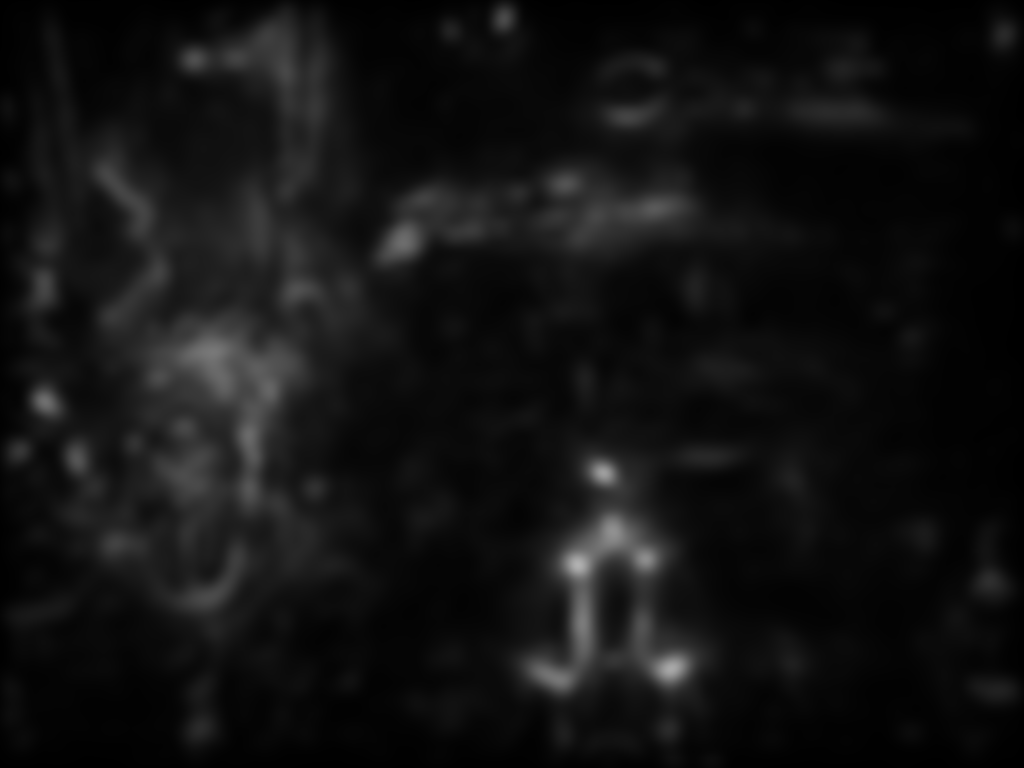
#> input picture PriorityMap.png, 1024 x 768 px
$ python MASC_demo.py
#> lines starting #> are read from the running program, lines starting #| are printed output that depends on the picture
### MASC_core.py

import numpy as np
from PIL import Image
import math
from scipy import signal

# Helper Functions
#  --------------------------------------------------------------------

# [8 lines left out: function coll2vis, not called in this run]


def gauss2D(shape,sigma):
    m,n = [(ss-1.)/2. for ss in shape]
    y,x = np.ogrid[-m:m+1,-n:n+1]
    h = np.exp( -(x*x + y*y) / (2.*sigma*sigma) )
    h[ h < np.finfo(h.dtype).eps*h.max() ] = 0
    sumh = h.sum()
    if sumh != 0:
        h /= sumh
    return h


# [5 lines left out: function frame_the_map, not called in this run]


# MASC core
#  --------------------------------------------------------------------

def MASC_core(priority_map, RETINA_PIXDEG, col_im_f, row_im_f):
    # input arguments:
	#     priority_map: Priority map
	#     RETINA_PIXDEG: The number of pixels in one degree visual angle of the visual display
	#     col_im_f: The column for the current fixation (x)
	#     row_im_f: The row for the current fixtion (y)
	# outputs:
	#     col_im_m: The column for the next fixation (x)
	#     row_im_m: The row for the next fixation (x)
	#     moto_Coll_framed: The activity map in the motor layer of the SC
	#     col_m_coll: the column coordiatne of the winning population in the SC motor map
	#     row_m_coll: the row coordiatne of the winning population in the SC motor map


	# Set parameters
    #  --------------------------------------------------------------------

    Visual_Point_Image = 1   #set this to zero if you want less avearging/blurring
    VISUAL_DIAMETER = 1.6  # mm
    VISUAL_SIGMA = .4  # mm
    Motor_Point_Image = 1
    MOTOR_DIAMETER = 2.4  # mm
    MOTOR_SIGMA = .6 #mm

    ave_across_Coll = 1

    # System Parameters - don't change
    RETINA_A = 3.0
    RETINA_BU = 1.4
    RETINA_BV = 1.8
    RETINA_FOVEA = 0.5
    map_w = int(640)
    map_h = 480
    PIX_MM = 76   # map_pixels per mm of SC

    im_size = priority_map.shape
    im_h = im_size[0]
    im_w = im_size[1]

    if (len(im_size) > 2):
        priority_map = np.mean(priority_map, axis=2)

    #  --------------------------------------------------------------------
    # read in maps and frames
    #  --------------------------------------------------------------------

    filt_v = gauss2D( (math.floor(VISUAL_DIAMETER*PIX_MM), math.floor(VISUAL_DIAMETER*PIX_MM)), math.floor(VISUAL_SIGMA*PIX_MM))
    filt_m = gauss2D( (math.floor(MOTOR_DIAMETER*PIX_MM),  math.floor(MOTOR_DIAMETER*PIX_MM)), math.floor(MOTOR_SIGMA*PIX_MM))

    across_Coll = np.load('across_coll.npy')
    mask_fill = np.array(Image.open('mask_fill.png'))
    SC_frame =np.array(Image.open('SC_frame.png'))
    SC_frame = SC_frame/np.max(SC_frame)

    x_sign = np.concatenate((np.ones((1,int(map_w/2))),np.negative(np.ones((1,int(map_w/2))))),axis=1)
    y_sign = 1

    # Project the priority map into SC
    #--------------------------------------------------------------------

    sal_project = np.zeros((map_h,map_w))
    sal_coll = np.zeros((map_h,map_w))
    col = np.array([i for i in range(map_w)])
    u = abs( ( col - math.floor(map_w/2) ) / PIX_MM )

    for row in range(map_h):
        v = ( ( map_h / 2 ) - row ) / PIX_MM
        [R,phi] = coll2vis(u,v)

        col_diff = np.int32( RETINA_PIXDEG* np.multiply(R , np.cos(phi)))
        row_diff = np.int32( RETINA_PIXDEG* np.multiply(R , np.sin(phi)))
        col_im = np.int32(col_im_f + np.multiply(x_sign , col_diff))
        row_im = np.int32(np.reshape(row_im_f + (y_sign * row_diff), (1,map_w)))

        acc_index = (row_im > 0) & (row_im < im_h ) & (col_im > 0) & (col_im < im_w ) & ( mask_fill[row,:] < 50 )
        sal_project[row][np.squeeze(acc_index)] = priority_map[ row_im[acc_index] , col_im[acc_index] ]


    # Applying visual point image
    #--------------------------------------------------------------------

    Visual_Point_Image = 1
    if(Visual_Point_Image == 1):
        sal_coll[:,0:int(map_w/2)] = signal.fftconvolve(sal_project[:,0:int(map_w/2)], filt_v, mode='same')
        sal_coll[:,int(map_w/2):map_w] = signal.fftconvolve(sal_project[:,int(map_w/2):map_w], filt_v, mode='same')
        sal_coll = np.multiply(sal_coll , ( mask_fill < 50 ) )
    else:
        sal_coll = np.multiply(sal_project , ( mask_fill < 50 ) )


    # check whether the map is completely empty
    if( np.max(sal_coll) == 0):
	    print('The saliency map is empty')
	    return


    # Applying Motor Point Image
    #--------------------------------------------------------------------

    moto_Coll = np.zeros((map_h,map_w))
    Rcoll = np.zeros((2*map_h,map_w))
    Lcoll = np.zeros((2*map_h,map_w))

    if(Motor_Point_Image == 1):
        if(ave_across_Coll):
            Lcoll[int(map_h/2):map_h+int(map_h/2) , 0:int(map_w/2)] = sal_coll[:,0:int(map_w/2)]
            Rcoll[int(map_h/2):map_h+int(map_h/2) , int(map_w/2):map_w] = sal_coll[:,int(map_w/2):map_w]
            moto_Lcoll = signal.fftconvolve(Lcoll, filt_m, mode='same')
            moto_Rcoll = signal.fftconvolve(Rcoll, filt_m, mode='same')

            for row in range(map_h):
                col =( mask_fill[row,0:int(map_w)] < 50) & np.squeeze((np.concatenate((np.ones((1,int(map_w/2)),dtype=int), \
                        np.zeros((1,int(map_w/2)),dtype=int)), axis = 1))>0)

                if any(col):
                    moto_Coll[row,col]= moto_Lcoll[row+int(map_h/2) , col] + \
                        moto_Rcoll[int(map_h/2) + across_Coll[row,col,0], across_Coll[row,col,1]]

                    col= ( mask_fill[row,0:int(map_w)] < 50) & np.squeeze((np.concatenate((np.zeros((1,int(map_w/2)),dtype=int), \
                        np.ones((1,int(map_w/2)),dtype=int)), axis = 1))>0)

                    moto_Coll[row,col]= moto_Rcoll[row+int(map_h/2) , col] + \
                        moto_Lcoll[int(map_h/2) + across_Coll[row,col,0], across_Coll[row,col,1]]

        else:  # ave_across_Coll = 0
            moto_Coll[:,0:int(map_w/2)] = signal.fftconvolve(sal_coll[:,0:int(map_w/2)], filt_m, mode='same')
            moto_Coll[:,int(map_w/2):map_w] = signal.fftconvolve(sal_coll[:,int(map_w/2):map_w], filt_m, mode='same')

    else: # Motor_Point_Image = 0
        moto_Coll = sal_coll

    moto_Coll = np.multiply(moto_Coll , ( mask_fill < 50 ) )


    # determine the next fixatoin point
    #--------------------------------------------------------------------

    argmax_ind = np.argmax(moto_Coll)
    [row_m, col_m] = np.unravel_index(argmax_ind, (map_h,map_w))

    if (mask_fill[row_m-1,col_m] == 255 or mask_fill[row_m-2,col_m] == 255 ):
        row_m = row_m + 2
    elif ( mask_fill[row_m+1,col_m] == 255 or mask_fill[row_m+2,col_m] == 255 ):
        row_m = row_m - 2


    # Convert back to image space
    u_m = abs( ( col_m - map_w/2 ) / PIX_MM )
    v_m = ( ( map_h / 2 ) - row_m ) / PIX_MM
    [R,phi] = coll2vis(u_m,v_m)

    col_diff = np.int32( RETINA_PIXDEG* np.multiply(R , np.cos(phi)))
    row_diff = np.int32( RETINA_PIXDEG* np.multiply(R , np.sin(phi)))
    col_im_m = np.int32(col_im_f + np.sign( map_w/2 - col_m ) * col_diff)
    row_im_m = row_im_f + row_diff

    col_im_m = np.clip(col_im_m,1, im_w-1)
    row_im_m = np.clip(row_im_m,1, im_h-1)

    #sal_Coll_framed = frame_the_map(sal_coll/np.max(sal_coll), SC_frame)
    #sal_project_framed = frame_the_map(sal_project/np.max(sal_project), SC_frame)
    moto_Coll_framed = frame_the_map(moto_Coll/np.max(moto_Coll), SC_frame)
    return col_im_m, row_im_m, moto_Coll_framed, col_m, row_m

### MASC_demo.py


# In[1]:


import numpy as np
from matplotlib import pyplot as plt
from PIL import Image
import math
import warnings
warnings.filterwarnings('ignore')

from MASC_core import MASC_core

# In[2]:

priority_map = np.double(np.array(Image.open('PriorityMap.png')))
priority_map = priority_map/np.max(priority_map)
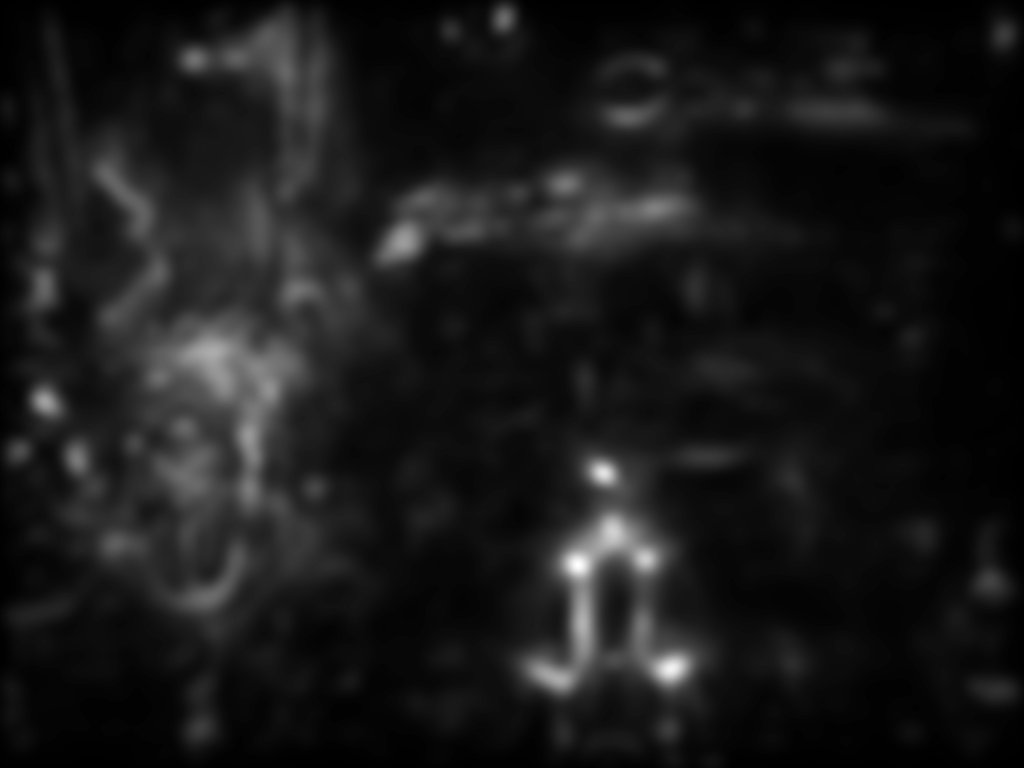
#> priority_map: shape (768, 1024) float64; min 0, max 1, mean 0.101
plt.imshow(priority_map)
plt.show()

im_size = priority_map.shape
#> im_size = (768, 1024)
print(im_size)
#| (768, 1024)
im_h = im_size[0]
#> im_h = 768
im_w = im_size[1]
#> im_w = 1024

if(len(im_size) > 2):
    priority_map = np.mean(priority_map,axis=2);

# set the initial fixation at center
row_im_f = math.floor(im_h/2) ;
#> row_im_f = 384
col_im_f = math.floor(im_w/2) ;
#> col_im_f = 512
RETINA_PIXDEG = 30 ;


# In[3]:

# MASC_core is the main function
# input arguments:
#     priority_map: Priority map
#     RETINA_PIXDEG: The number of pixels in one degree visual angle of the visual display
#     col_im_f: The column for the current fixation (x)
#     row_im_f: The row for the current fixtion (y)
# outputs:
#     col_im_m: The column for the next fixation (x)
#     row_im_m: The row for the next fixation (x)
#     moto_Coll_framed: The activity map in the motor layer of the SC
#     col_m_coll: the column coordiatne of the winning population in the SC motor map
#     row_m_coll: the row coordiatne of the winning population in the SC motor map

col_im_m, row_im_m, moto_Coll_framed, col_m_coll, row_m_coll = MASC_core(priority_map, RETINA_PIXDEG, col_im_f, row_im_f)
#> (the run stopped early here; a loop or call above may not have finished)
